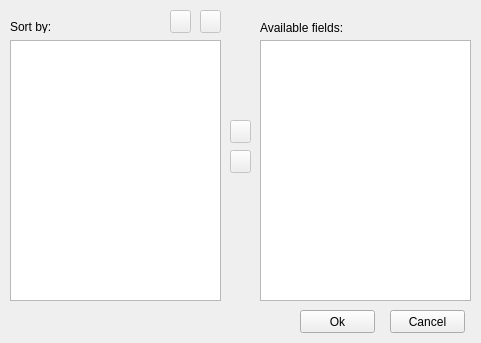
<?xml version="1.0" encoding="UTF-8"?>
<ui version="4.0">
 <class>SortDialog</class>
 <widget class="QDialog" name="SortDialog">
  <property name="geometry">
   <rect>
    <x>0</x>
    <y>0</y>
    <width>481</width>
    <height>343</height>
   </rect>
  </property>
  <property name="minimumSize">
   <size>
    <width>481</width>
    <height>343</height>
   </size>
  </property>
  <property name="maximumSize">
   <size>
    <width>481</width>
    <height>343</height>
   </size>
  </property>
  <property name="windowTitle">
   <string>Sort games</string>
  </property>
  <widget class="QListView" name="listView">
   <property name="geometry">
    <rect>
     <x>100</x>
     <y>500</y>
     <width>256</width>
     <height>192</height>
    </rect>
   </property>
  </widget>
  <widget class="QListView" name="sortByList">
   <property name="geometry">
    <rect>
     <x>10</x>
     <y>40</y>
     <width>211</width>
     <height>261</height>
    </rect>
   </property>
  </widget>
  <widget class="QListView" name="availableFieldsList">
   <property name="geometry">
    <rect>
     <x>260</x>
     <y>40</y>
     <width>211</width>
     <height>261</height>
    </rect>
   </property>
  </widget>
  <widget class="QLabel" name="label">
   <property name="geometry">
    <rect>
     <x>10</x>
     <y>20</y>
     <width>46</width>
     <height>13</height>
    </rect>
   </property>
   <property name="text">
    <string>Sort by:</string>
   </property>
  </widget>
  <widget class="QLabel" name="label_2">
   <property name="geometry">
    <rect>
     <x>260</x>
     <y>20</y>
     <width>121</width>
     <height>16</height>
    </rect>
   </property>
   <property name="text">
    <string>Available fields:</string>
   </property>
  </widget>
  <widget class="QPushButton" name="pushButtonDown">
   <property name="enabled">
    <bool>false</bool>
   </property>
   <property name="geometry">
    <rect>
     <x>170</x>
     <y>10</y>
     <width>21</width>
     <height>23</height>
    </rect>
   </property>
   <property name="text">
    <string/>
   </property>
   <property name="icon">
    <iconset resource="../icons/sort_dialog.qrc">
     <normaloff>:/arrow_icons/arrow_down.png</normaloff>:/arrow_icons/arrow_down.png</iconset>
   </property>
  </widget>
  <widget class="QPushButton" name="pushButtonUp">
   <property name="enabled">
    <bool>false</bool>
   </property>
   <property name="geometry">
    <rect>
     <x>200</x>
     <y>10</y>
     <width>21</width>
     <height>23</height>
    </rect>
   </property>
   <property name="text">
    <string/>
   </property>
   <property name="icon">
    <iconset resource="../icons/sort_dialog.qrc">
     <normaloff>:/arrow_icons/arrow_up.png</normaloff>:/arrow_icons/arrow_up.png</iconset>
   </property>
  </widget>
  <widget class="QPushButton" name="pushButtonLeft">
   <property name="enabled">
    <bool>false</bool>
   </property>
   <property name="geometry">
    <rect>
     <x>230</x>
     <y>120</y>
     <width>21</width>
     <height>23</height>
    </rect>
   </property>
   <property name="text">
    <string/>
   </property>
   <property name="icon">
    <iconset resource="../icons/sort_dialog.qrc">
     <normaloff>:/arrow_icons/arrow_left.png</normaloff>:/arrow_icons/arrow_left.png</iconset>
   </property>
  </widget>
  <widget class="QPushButton" name="pushButtonRight">
   <property name="enabled">
    <bool>false</bool>
   </property>
   <property name="geometry">
    <rect>
     <x>230</x>
     <y>150</y>
     <width>21</width>
     <height>23</height>
    </rect>
   </property>
   <property name="text">
    <string/>
   </property>
   <property name="icon">
    <iconset resource="../icons/sort_dialog.qrc">
     <normaloff>:/arrow_icons/arrow_right.png</normaloff>:/arrow_icons/arrow_right.png</iconset>
   </property>
  </widget>
  <widget class="QPushButton" name="pushButtonCancel">
   <property name="geometry">
    <rect>
     <x>390</x>
     <y>310</y>
     <width>75</width>
     <height>23</height>
    </rect>
   </property>
   <property name="text">
    <string>Cancel</string>
   </property>
  </widget>
  <widget class="QPushButton" name="pushButtonOk">
   <property name="enabled">
    <bool>true</bool>
   </property>
   <property name="geometry">
    <rect>
     <x>300</x>
     <y>310</y>
     <width>75</width>
     <height>23</height>
    </rect>
   </property>
   <property name="text">
    <string>Ok</string>
   </property>
  </widget>
 </widget>
 <resources>
  <include location="../icons/sort_dialog.qrc"/>
 </resources>
 <connections/>
</ui>
